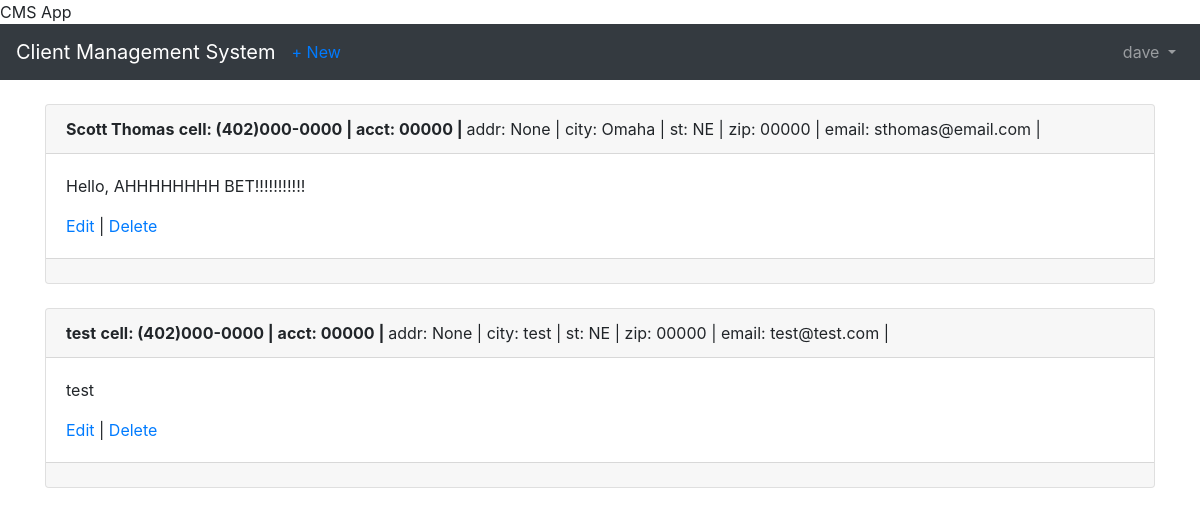
/clients/ (signed in), run on an earlier commit of the app's database.
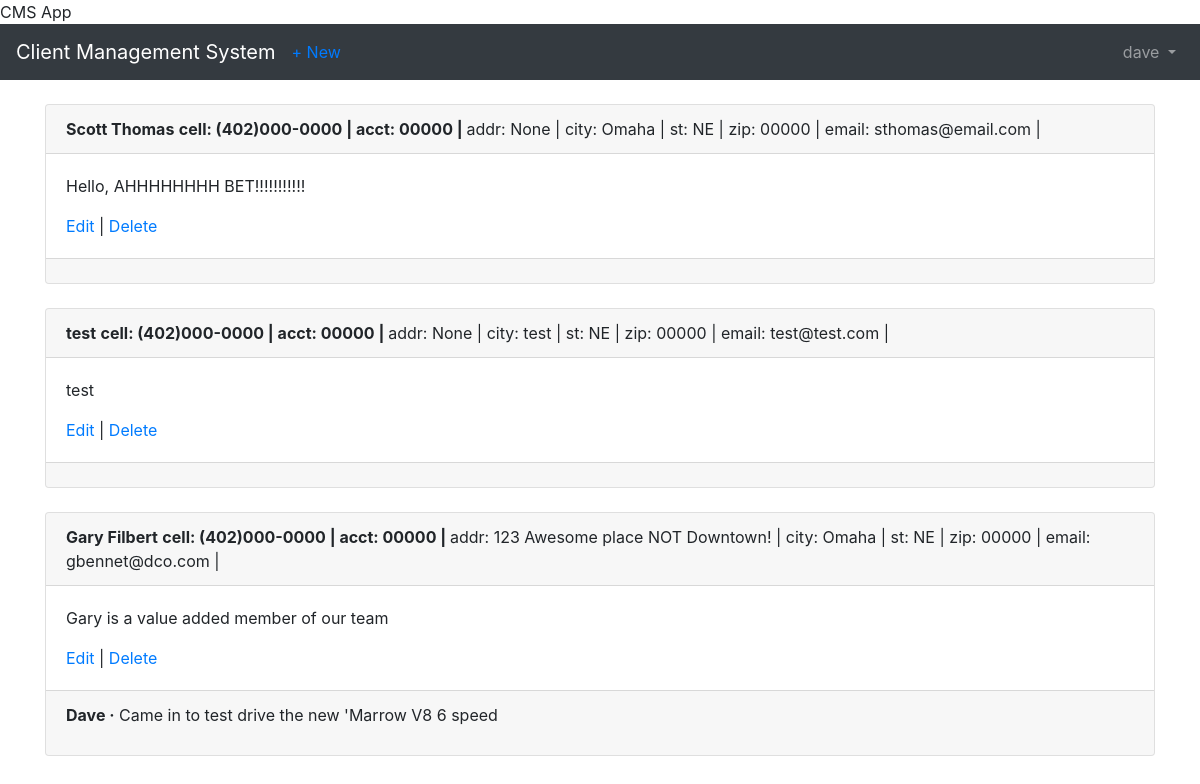
And on a later commit of the database.
### users/models.py (models this page shows)
class CustomUser(AbstractUser):
    department = models.CharField(max_length=50, default=' ', null=True, blank=True)
    employee_cell_phone = models.CharField (max_length=50, default=' ', null=True, blank=True)

### clients/models.py (models this page shows, shortened)
class Client(models.Model):
    name = models.CharField(max_length=50,blank=False, null=False, default=' ')
    address = models.CharField(max_length=50, blank=True, null=True,default=' ')
    city = models.CharField(max_length=50, default=' ')
    state = models.CharField(max_length=50, default='NE')
    zipcode = models.CharField(max_length=10, default='00000')
    email = models.EmailField(max_length=100, default=' ')
    cell_phone = models.CharField(max_length=50,default='(402)000-0000')
    acct_number = models.CharField(max_length=50,blank=True, null=True, default='00000')
    notes = models.TextField()
    date = models.DateTimeField(auto_now_add=True)
    author = models.ForeignKey(
        get_user_model(),
        on_delete=models.CASCADE,
    )

class Comment(models.Model):
    client = models.ForeignKey(
        Client,
        on_delete=models.CASCADE,
        related_name='comments',
    )
    comment = models.CharField(max_length=140)
    author = models.ForeignKey(
        get_user_model(),
        on_delete=models.CASCADE,
    )
    def __str__(self):
        return self.comment

### clients/views.py (the view)
# urls.py: path('', ClientListView.as_view(), name='client_list'),
class ClientListView(LoginRequiredMixin, ListView):
    model = Client
    template_name = 'client_list.html'

### templates/client_list.html (shortened to what this page needs)
{% extends 'base.html' %}
{% block content %}
  {% for client in object_list %}
    <div class="card">
      <div class="card-header">
        <span class="font-weight-bold">{{ client.name }}</span>
        <span class="font-weight-bold">cell: {{ client.cell_phone }} | </span>
        <span class="font-weight-bold">acct: {{ client.acct_number }} | </span>
        <span class="font-muted">addr: {{ client.address }} | </span>
        <span class="font-muted-">city: {{ client.city }} | </span>
        <span class="font-muted">st: {{ client.state }} | </span>
        <span class="font-muted">zip: {{ client.zipcode }} | </span>
        <span class="font-muted">email: {{ client.email }} | </span>
      </div>
      <div class="card-body">
        <p>{{client.notes}}</p>
        <a href="{% url 'client_edit' client.pk %}">Edit</a> |
        <a href="{% url 'client_delete' client.pk %}">Delete</a>
      </div>
      <div class="card-footer">
        {% for comment in client.comments.all %}
          <p>
            <span class="font-weight-bold">{{ comment.author }} &middot;</span>
            {{ comment }}
          </p>
        {% endfor %}
      </div>
    </div>
    <br />
  {% endfor %}
{% endblock content %}

### templates/base.html (shortened to what this page needs)
<!doctype html>
<html lang="en">
  <head>
    <link rel="stylesheet" href="https://stackpath.bootstrapcdn.com/bootstrap/4.1.3/css/bootstrap.min.css">
    <name>{% block name %}CMS App{% endblock name %}</name>
  </head>
  <body>
    <nav class="navbar navbar-expand-md navbar-dark bg-dark mb-4">
      <a class="navbar-brand" href="{% url 'home' %}">Client Management System</a>
      {% if user.is_authenticated %}
        <ul class="navbar-nav mr-auto">
          <li class="nav-item"><a href="{% url 'client_new' %}">+ New</a></li>
        </ul>
      {% endif %}
      <div class="collapse navbar-collapse" id="navbarCollapse">
        {% if user.is_authenticated %}
          <ul class="navbar-nav ml-auto">
            <li class="nav-item">
              <a class="nav-link dropdown-toggle" href="#" id="userMenu"\
              data-toggle="dropdown" aria-haspopup="true" aria-expanded\
              ="false">
                {{ user.username }}
              </a>
            </li>
          </ul>
        {% endif %}
      </div>
    </nav>
    <div class="container">
      {% block content %}
      {% endblock content %}
    </div>
  </body>
</html>

What changed in the data, as far as the page shows it:
added Client: name "Gary Filbert", cell_phone "(402)000-0000", acct_number "00000", address "123 Awesome place NOT Downtown!", city "Omaha", state "NE", zipcode "00000", email "gbennet@dco.com", notes "Gary is a value added member of our team"
added Comment: author "Dave", comment "Came in to test drive the new 'Marrow V8 6 speed"
